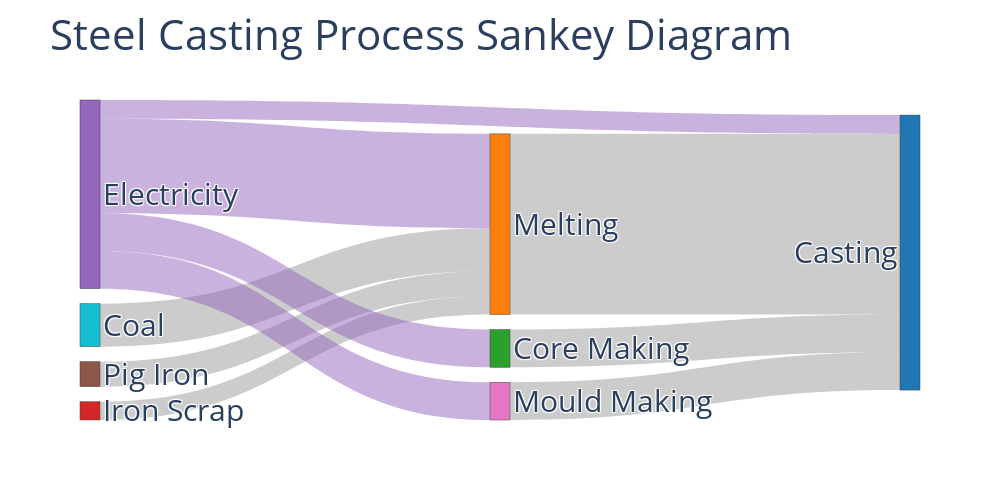

The code cell stored with this chart in its notebook:
### Code cell
import plotly.graph_objects as go

nodes = ["Pig Iron", "Iron Scrap", "Coal", "Electricity", "Melting", "Core Making", "Mould Making", "Casting"]
node_colors = ["#8c564b", "#d62728", "#17becf", "#9467bd", "#ff7f0e", "#2ca02c", "#e377c2", "#1f77b4"]

# Scale values based on given ratios
# Electricity: 8.77E-08, Coal: 2.06E-08, Pig iron: 1.2E-08, Iron scrap: 8.74E-09
scale_factor = 1e10  # To make numbers more manageable
links = [
    ("Pig Iron", "Melting", 120),  # 1.2E-08 * scale_factor
    ("Iron Scrap", "Melting", 87.4),  # 8.74E-09 * scale_factor
    ("Coal", "Melting", 206),  # 2.06E-08 * scale_factor
    ("Electricity", "Melting", 438.5),  # Half of total electricity
    ("Electricity", "Core Making", 175.4),  # 20% of total electricity
    ("Electricity", "Mould Making", 175.4),  # 20% of total electricity
    ("Electricity", "Casting", 87.7),  # 10% of total electricity
    ("Melting", "Casting", 207.4),  # Sum of inputs to melting
    ("Core Making", "Casting", 175.4),
    ("Mould Making", "Casting", 175.4)
]

fig = go.Figure(data=[go.Sankey(
    node = dict(
        pad = 15,
        thickness = 20,
        label = nodes,
        color = node_colors
    ),
    link = dict(
        source = [nodes.index(link[0]) for link in links],
        target = [nodes.index(link[1]) for link in links],
        value = [link[2] for link in links],
        color = ["rgba(148, 103, 189, 0.5)" if link[0] == "Electricity" else "rgba(0, 0, 0, 0.2)" for link in links]
    )
)])
import plotly.graph_objects as go

nodes = ["Pig Iron", "Iron Scrap", "Coal", "Electricity", "Melting", "Core Making", "Mould Making", "Casting"]
node_colors = ["#8c564b", "#d62728", "#17becf", "#9467bd", "#ff7f0e", "#2ca02c", "#e377c2", "#1f77b4"]

# Values scaled up by 1e10 for visibility
links = [
    ("Pig Iron", "Melting", 120),      # 1.2E-08 * 1e10
    ("Iron Scrap", "Melting", 87.4),   # 8.74E-09 * 1e10
    ("Coal", "Melting", 206),          # 2.06E-08 * 1e10
    ("Electricity", "Melting", 451.5),  # 50% of 9.03E-08 * 1e10
    ("Electricity", "Core Making", 180.6), # 20% of 9.03E-08 * 1e10
    ("Electricity", "Mould Making", 180.6), # 20% of 9.03E-08 * 1e10
    ("Electricity", "Casting", 90.3),   # 10% of 9.03E-08 * 1e10
    ("Melting", "Casting", 864.9),     # Sum of inputs to melting
    ("Core Making", "Casting", 180.6),
    ("Mould Making", "Casting", 180.6)
]

fig = go.Figure(data=[go.Sankey(
    node = dict(
        pad = 15,
        thickness = 20,
        label = nodes,
        color = node_colors
    ),
    link = dict(
        source = [nodes.index(link[0]) for link in links],
        target = [nodes.index(link[1]) for link in links],
        value = [link[2] for link in links],
        color = ["rgba(148, 103, 189, 0.5)" if link[0] == "Electricity" else "rgba(0, 0, 0, 0.2)" for link in links]
    )
)])

fig.update_layout(
    title_text="Steel Casting Process Sankey Diagram",
    font_size=30,
    autosize=False,
    width=1000,
    height=500
)

fig.show()

### Figure 1 — Plotly figure (JSON) as saved in the notebook; plotly's stock layout.template omitted (floating-point values rounded to 4 significant figures)
{"data": [{"link": {"color": ["rgba(0, 0, 0, 0.2)", "rgba(0, 0, 0, 0.2)", "rgba(0, 0, 0, 0.2)", "rgba(148, 103, 189, 0.5)", "rgba(148, 103, 189, 0.5)", "rgba(148, 103, 189, 0.5)", "rgba(148, 103, 189, 0.5)", "rgba(0, 0, 0, 0.2)", "rgba(0, 0, 0, 0.2)", "rgba(0, 0, 0, 0.2)"], "source": [0, 1, 2, 3, 3, 3, 3, 4, 5, 6], "target": [4, 4, 4, 4, 5, 6, 7, 7, 7, 7], "value": [120, 87.4, 206, 451.5, 180.6, 180.6, 90.3, 864.9, 180.6, 180.6]}, "node": {"color": ["#8c564b", "#d62728", "#17becf", "#9467bd", "#ff7f0e", "#2ca02c", "#e377c2", "#1f77b4"], "label": ["Pig Iron", "Iron Scrap", "Coal", "Electricity", "Melting", "Core Making", "Mould Making", "Casting"], "pad": 15, "thickness": 20}, "type": "sankey"}], "layout": {"autosize": false, "font": {"size": 30}, "height": 500, "title": {"text": "Steel Casting Process Sankey Diagram"}, "width": 1000}}
